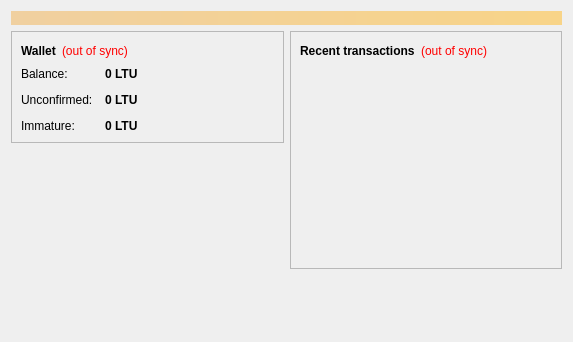
<?xml version="1.0" encoding="UTF-8"?>
<ui version="4.0">
 <class>OverviewPage</class>
 <widget class="QWidget" name="OverviewPage">
  <property name="geometry">
   <rect>
    <x>0</x>
    <y>0</y>
    <width>573</width>
    <height>342</height>
   </rect>
  </property>
  <property name="windowTitle">
   <string>Form</string>
  </property>
  <layout class="QVBoxLayout" name="topLayout">
   <item>
    <widget class="QLabel" name="labelAlerts">
     <property name="visible">
      <bool>false</bool>
     </property>
     <property name="styleSheet">
      <string notr="true">background-color: qlineargradient(x1: 0, y1: 0, x2: 1, y2: 0, stop:0 #F0D0A0, stop:1 #F8D488); color:#000000;</string>
     </property>
     <property name="wordWrap">
      <bool>true</bool>
     </property>
     <property name="margin">
      <number>3</number>
     </property>
    </widget>
   </item>
   <item>
    <layout class="QHBoxLayout" name="horizontalLayout" stretch="1,1">
     <item>
      <layout class="QVBoxLayout" name="verticalLayout_2">
       <item>
        <widget class="QFrame" name="frame">
         <property name="frameShape">
          <enum>QFrame::StyledPanel</enum>
         </property>
         <property name="frameShadow">
          <enum>QFrame::Raised</enum>
         </property>
         <layout class="QVBoxLayout" name="verticalLayout_4">
          <item>
           <layout class="QHBoxLayout" name="horizontalLayout_4">
            <item>
             <widget class="QLabel" name="label_5">
              <property name="font">
               <font>
                <weight>75</weight>
                <bold>true</bold>
               </font>
              </property>
              <property name="text">
               <string>Wallet</string>
              </property>
             </widget>
            </item>
            <item>
             <widget class="QLabel" name="labelWalletStatus">
              <property name="toolTip">
               <string>The displayed information may be out of date. Your wallet automatically synchronizes with the Lithium network after a connection is established, but this process has not completed yet.</string>
              </property>
              <property name="styleSheet">
               <string notr="true">QLabel { color: red; }</string>
              </property>
              <property name="text">
               <string notr="true">(out of sync)</string>
              </property>
              <property name="alignment">
               <set>Qt::AlignLeading|Qt::AlignLeft|Qt::AlignVCenter</set>
              </property>
             </widget>
            </item>
            <item>
             <spacer name="horizontalSpacer_2">
              <property name="orientation">
               <enum>Qt::Horizontal</enum>
              </property>
              <property name="sizeHint" stdset="0">
               <size>
                <width>40</width>
                <height>20</height>
               </size>
              </property>
             </spacer>
            </item>
           </layout>
          </item>
          <item>
           <layout class="QFormLayout" name="formLayout_2">
            <property name="fieldGrowthPolicy">
             <enum>QFormLayout::AllNonFixedFieldsGrow</enum>
            </property>
            <property name="horizontalSpacing">
             <number>12</number>
            </property>
            <property name="verticalSpacing">
             <number>12</number>
            </property>
            <item row="0" column="0">
             <widget class="QLabel" name="label">
              <property name="text">
               <string>Balance:</string>
              </property>
             </widget>
            </item>
            <item row="0" column="1">
             <widget class="QLabel" name="labelBalance">
              <property name="font">
               <font>
                <weight>75</weight>
                <bold>true</bold>
               </font>
              </property>
              <property name="cursor">
               <cursorShape>IBeamCursor</cursorShape>
              </property>
              <property name="toolTip">
               <string>Your current balance</string>
              </property>
              <property name="text">
               <string notr="true">0 LTU</string>
              </property>
              <property name="textInteractionFlags">
               <set>Qt::LinksAccessibleByMouse|Qt::TextSelectableByKeyboard|Qt::TextSelectableByMouse</set>
              </property>
             </widget>
            </item>
            <item row="1" column="0">
             <widget class="QLabel" name="label_3">
              <property name="text">
               <string>Unconfirmed:</string>
              </property>
             </widget>
            </item>
            <item row="1" column="1">
             <widget class="QLabel" name="labelUnconfirmed">
              <property name="font">
               <font>
                <weight>75</weight>
                <bold>true</bold>
               </font>
              </property>
              <property name="cursor">
               <cursorShape>IBeamCursor</cursorShape>
              </property>
              <property name="toolTip">
               <string>Total of transactions that have yet to be confirmed, and do not yet count toward the current balance</string>
              </property>
              <property name="text">
               <string notr="true">0 LTU</string>
              </property>
              <property name="textInteractionFlags">
               <set>Qt::LinksAccessibleByMouse|Qt::TextSelectableByKeyboard|Qt::TextSelectableByMouse</set>
              </property>
             </widget>
            </item>
            <item row="2" column="0">
             <widget class="QLabel" name="labelImmatureText">
              <property name="text">
               <string>Immature:</string>
              </property>
             </widget>
            </item>
            <item row="2" column="1">
             <widget class="QLabel" name="labelImmature">
              <property name="font">
               <font>
                <weight>75</weight>
                <bold>true</bold>
               </font>
              </property>
              <property name="toolTip">
               <string>Mined balance that has not yet matured</string>
              </property>
              <property name="text">
               <string notr="true">0 LTU</string>
              </property>
              <property name="textInteractionFlags">
               <set>Qt::LinksAccessibleByMouse|Qt::TextSelectableByKeyboard|Qt::TextSelectableByMouse</set>
              </property>
             </widget>
            </item>
           </layout>
          </item>
         </layout>
        </widget>
       </item>
       <item>
        <spacer name="verticalSpacer">
         <property name="orientation">
          <enum>Qt::Vertical</enum>
         </property>
         <property name="sizeHint" stdset="0">
          <size>
           <width>20</width>
           <height>40</height>
          </size>
         </property>
        </spacer>
       </item>
      </layout>
     </item>
     <item>
      <layout class="QVBoxLayout" name="verticalLayout_3">
       <item>
        <widget class="QFrame" name="frame_2">
         <property name="frameShape">
          <enum>QFrame::StyledPanel</enum>
         </property>
         <property name="frameShadow">
          <enum>QFrame::Raised</enum>
         </property>
         <layout class="QVBoxLayout" name="verticalLayout">
          <item>
           <layout class="QHBoxLayout" name="horizontalLayout_2">
            <item>
             <widget class="QLabel" name="label_4">
              <property name="text">
               <string>&lt;b&gt;Recent transactions&lt;/b&gt;</string>
              </property>
             </widget>
            </item>
            <item>
             <widget class="QLabel" name="labelTransactionsStatus">
              <property name="toolTip">
               <string>The displayed information may be out of date. Your wallet automatically synchronizes with the Lithium network after a connection is established, but this process has not completed yet.</string>
              </property>
              <property name="styleSheet">
               <string notr="true">QLabel { color: red; }</string>
              </property>
              <property name="text">
               <string notr="true">(out of sync)</string>
              </property>
              <property name="alignment">
               <set>Qt::AlignRight|Qt::AlignTrailing|Qt::AlignVCenter</set>
              </property>
             </widget>
            </item>
            <item>
             <spacer name="horizontalSpacer">
              <property name="orientation">
               <enum>Qt::Horizontal</enum>
              </property>
              <property name="sizeHint" stdset="0">
               <size>
                <width>40</width>
                <height>20</height>
               </size>
              </property>
             </spacer>
            </item>
           </layout>
          </item>
          <item>
           <widget class="QListView" name="listTransactions">
            <property name="styleSheet">
             <string notr="true">QListView { background: transparent; }</string>
            </property>
            <property name="frameShape">
             <enum>QFrame::NoFrame</enum>
            </property>
            <property name="verticalScrollBarPolicy">
             <enum>Qt::ScrollBarAlwaysOff</enum>
            </property>
            <property name="horizontalScrollBarPolicy">
             <enum>Qt::ScrollBarAlwaysOff</enum>
            </property>
            <property name="selectionMode">
             <enum>QAbstractItemView::NoSelection</enum>
            </property>
           </widget>
          </item>
         </layout>
        </widget>
       </item>
       <item>
        <spacer name="verticalSpacer_2">
         <property name="orientation">
          <enum>Qt::Vertical</enum>
         </property>
         <property name="sizeHint" stdset="0">
          <size>
           <width>20</width>
           <height>40</height>
          </size>
         </property>
        </spacer>
       </item>
      </layout>
     </item>
    </layout>
   </item>
  </layout>
 </widget>
 <resources/>
 <connections/>
</ui>
